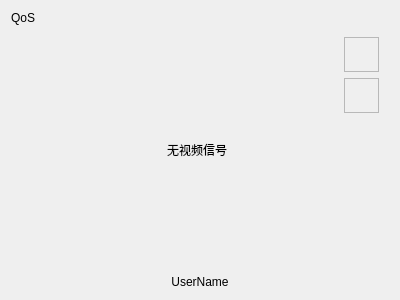
<?xml version="1.0" encoding="UTF-8"?>
<ui version="4.0">
 <class>ConferenceVideoOverlay</class>
 <widget class="QWidget" name="ConferenceVideoOverlay">
  <property name="geometry">
   <rect>
    <x>0</x>
    <y>0</y>
    <width>400</width>
    <height>300</height>
   </rect>
  </property>
  <property name="windowTitle">
   <string>ConferenceVideoOverlay</string>
  </property>
  <layout class="QVBoxLayout" name="mainLayout">
   <item>
    <widget class="QLabel" name="qosLabel">
     <property name="text">
      <string>QoS</string>
     </property>
    </widget>
   </item>
   <item>
    <layout class="QHBoxLayout" name="middleLayout">
     <item>
      <layout class="QVBoxLayout" name="placeHolderLayout">
       <property name="leftMargin">
        <number>55</number>
       </property>
       <property name="rightMargin">
        <number>0</number>
       </property>
      </layout>
     </item>
     <item>
      <layout class="QVBoxLayout" name="middleLayout_2">
       <item>
        <spacer name="verticalSpacer_3">
         <property name="orientation">
          <enum>Qt::Vertical</enum>
         </property>
         <property name="sizeHint" stdset="0">
          <size>
           <width>20</width>
           <height>40</height>
          </size>
         </property>
        </spacer>
       </item>
       <item>
        <layout class="QHBoxLayout" name="centerLayout">
         <item>
          <spacer name="horizontalSpacer_2">
           <property name="orientation">
            <enum>Qt::Horizontal</enum>
           </property>
           <property name="sizeHint" stdset="0">
            <size>
             <width>40</width>
             <height>20</height>
            </size>
           </property>
          </spacer>
         </item>
         <item>
          <widget class="QLabel" name="videoStatusLabel">
           <property name="text">
            <string>无视频信号</string>
           </property>
           <property name="alignment">
            <set>Qt::AlignCenter</set>
           </property>
           <property name="margin">
            <number>10</number>
           </property>
          </widget>
         </item>
         <item>
          <spacer name="horizontalSpacer">
           <property name="orientation">
            <enum>Qt::Horizontal</enum>
           </property>
           <property name="sizeHint" stdset="0">
            <size>
             <width>40</width>
             <height>20</height>
            </size>
           </property>
          </spacer>
         </item>
        </layout>
       </item>
       <item>
        <spacer name="verticalSpacer">
         <property name="orientation">
          <enum>Qt::Vertical</enum>
         </property>
         <property name="sizeHint" stdset="0">
          <size>
           <width>20</width>
           <height>40</height>
          </size>
         </property>
        </spacer>
       </item>
      </layout>
     </item>
     <item>
      <layout class="QVBoxLayout" name="indicatorLayout">
       <property name="leftMargin">
        <number>10</number>
       </property>
       <property name="topMargin">
        <number>6</number>
       </property>
       <property name="rightMargin">
        <number>10</number>
       </property>
       <property name="bottomMargin">
        <number>9</number>
       </property>
       <item>
        <widget class="QFrame" name="stopSendAudioFrame">
         <property name="sizePolicy">
          <sizepolicy hsizetype="Fixed" vsizetype="Fixed">
           <horstretch>0</horstretch>
           <verstretch>0</verstretch>
          </sizepolicy>
         </property>
         <property name="minimumSize">
          <size>
           <width>35</width>
           <height>35</height>
          </size>
         </property>
         <property name="maximumSize">
          <size>
           <width>100</width>
           <height>100</height>
          </size>
         </property>
         <property name="frameShape">
          <enum>QFrame::StyledPanel</enum>
         </property>
         <property name="frameShadow">
          <enum>QFrame::Raised</enum>
         </property>
        </widget>
       </item>
       <item>
        <widget class="QFrame" name="stopRecvAudioFrame">
         <property name="sizePolicy">
          <sizepolicy hsizetype="Fixed" vsizetype="Fixed">
           <horstretch>0</horstretch>
           <verstretch>0</verstretch>
          </sizepolicy>
         </property>
         <property name="minimumSize">
          <size>
           <width>35</width>
           <height>35</height>
          </size>
         </property>
         <property name="maximumSize">
          <size>
           <width>100</width>
           <height>100</height>
          </size>
         </property>
         <property name="frameShape">
          <enum>QFrame::StyledPanel</enum>
         </property>
         <property name="frameShadow">
          <enum>QFrame::Raised</enum>
         </property>
        </widget>
       </item>
       <item>
        <spacer name="verticalSpacer_2">
         <property name="orientation">
          <enum>Qt::Vertical</enum>
         </property>
         <property name="sizeHint" stdset="0">
          <size>
           <width>20</width>
           <height>40</height>
          </size>
         </property>
        </spacer>
       </item>
      </layout>
     </item>
    </layout>
   </item>
   <item>
    <widget class="QLabel" name="userNameLabel">
     <property name="text">
      <string>UserName</string>
     </property>
     <property name="alignment">
      <set>Qt::AlignCenter</set>
     </property>
    </widget>
   </item>
  </layout>
 </widget>
 <layoutdefault spacing="6" margin="11"/>
 <resources/>
 <connections/>
</ui>
